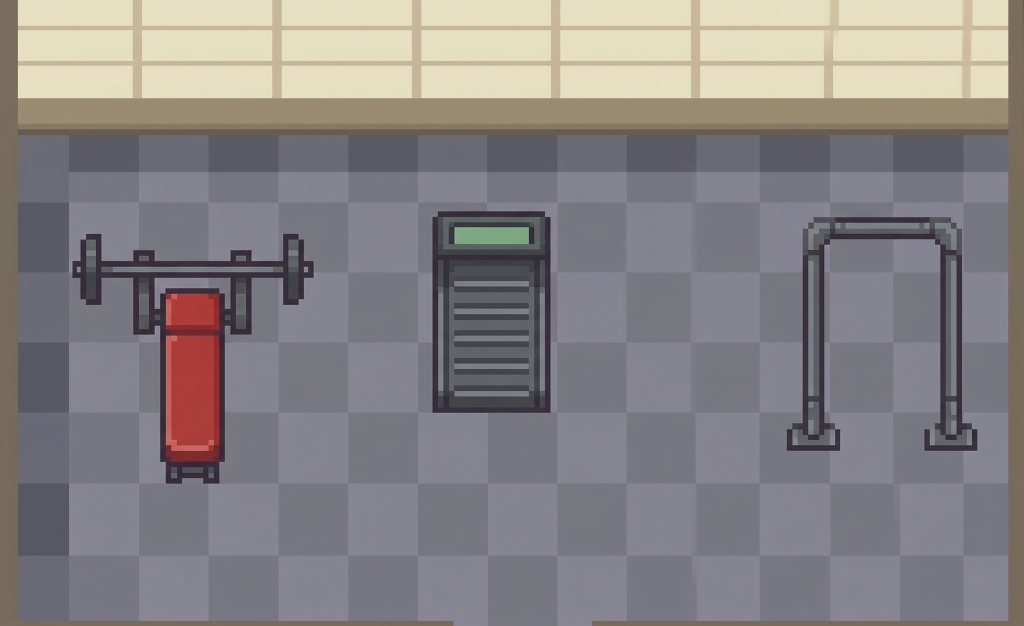
#> input picture engine-main/fernvale-gba/art/recCenterInterior.jpg, 2048 x 1252 px (shown at 1/2 size)
$ python make_gym.py
#> lines starting #> are read from the running program, lines starting #| are printed output that depends on the picture; after the words box and inside, x2 and y2 are one past the last pixel; in counts of white or black regions, pixels touching at a corner belong together
#!/usr/bin/env python3
"""Convert the glass-building gym into GBA mode-4 art and collision."""
from pathlib import Path
from PIL import Image, ImageDraw

ROOT = Path(__file__).resolve().parents[1]
W, H = 240, 160
source = Image.open(ROOT / "art/recCenterInterior.jpg").convert("RGB")
#> source is the input picture: PIL image 2048x1252 RGB; mean R, G, B 136.1, 131.7, 133.4
room = source.resize((W, H), Image.Resampling.LANCZOS)
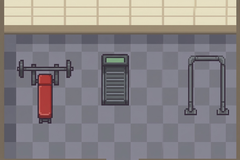
#> room: PIL image 240x160 RGB; mean R, G, B 136.1, 131.7, 133.4

q = room.quantize(colors=252, method=Image.Quantize.MEDIANCUT,
                  dither=Image.Dither.NONE)
base_pal = q.getpalette()[:756]
#> base_pal = 756 values, max 235 at index 0, min 39 at index 754, mean 132.1
base_pal += [0] * (756 - len(base_pal))
pal = base_pal + [24, 63, 57, 247, 236, 203,
                  87, 144, 122, 255, 255, 255]
#> pal = 768 values, max 255 at index 765, min 24 at index 756, mean 132.6
q.putpalette(pal)
q.save(ROOT / "art/glass-gym-interior.png")
(ROOT / "source/gym_pixels.bin").write_bytes(q.tobytes())

# White is solid. The room floor is open and the bottom-center exit is passable.
mask = Image.new("L", (W, H), 255)
#> mask: PIL image 240x160 L; every value is 255
d = ImageDraw.Draw(mask)
d.rectangle((4, 34, 233, 155), fill=0)
d.rectangle((104, 137, 142, 159), fill=0)
for rect in [
    (17, 58, 73, 123),    # weight bench on left
    (99, 52, 128, 105),   # treadmill in center
    (181, 53, 226, 115),  # exercise frame on right
]:
    d.rectangle(rect, fill=255)

small = mask.resize((W // 4, H // 4), Image.Resampling.NEAREST)
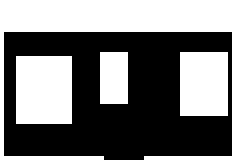
#> small: PIL image 60x40 L (shown 4 times larger); 47.7% white; 4 white regions, box (x1, y1, x2, y2) and area: (0, 0, 60, 40) 623, (4, 14, 18, 31) 238, (45, 13, 57, 29) 192, (25, 13, 32, 26) 91
bits = bytearray((W // 4 * (H // 4) + 7) // 8)
for i, value in enumerate(small.tobytes()):
    if value:
        bits[i // 8] |= 1 << (i % 8)
(ROOT / "source/gym_collision.bin").write_bytes(bits)
mask.save(ROOT / "art/glass-gym-collision.png")
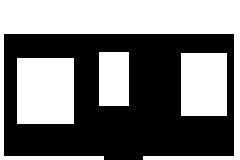
#> saved as glass-gym-collision.png: PIL image 240x160 L; 48.1% white; 4 white regions, box (x1, y1, x2, y2) and area: (0, 0, 240, 160) 10184, (17, 58, 74, 124) 3762, (181, 53, 227, 116) 2898, (99, 52, 129, 106) 1620

palette = [(pal[i] >> 3) | ((pal[i + 1] >> 3) << 5) |
           ((pal[i + 2] >> 3) << 10) for i in range(0, 768, 3)]
#> palette = 256 values, max 32767 at index 255, min 6278 at index 251, mean 16798.6
(ROOT / "source/gym_palette.h").write_text(
    "/* Generated by tools/make_gym.py. */\n"
    f"#define GYM_W {W}\n#define GYM_H {H}\n"
    "static const unsigned short gym_palette[256]={" +
    ",".join(map(str, palette)) + "};\n")
print("Built glass-building gym: 240x160 with authored collision.")

$ run again, with engine-main/fernvale-gba/art/glass-gym-interior-source.png saved as engine-main/fernvale-gba/art/recCenterInterior.jpg
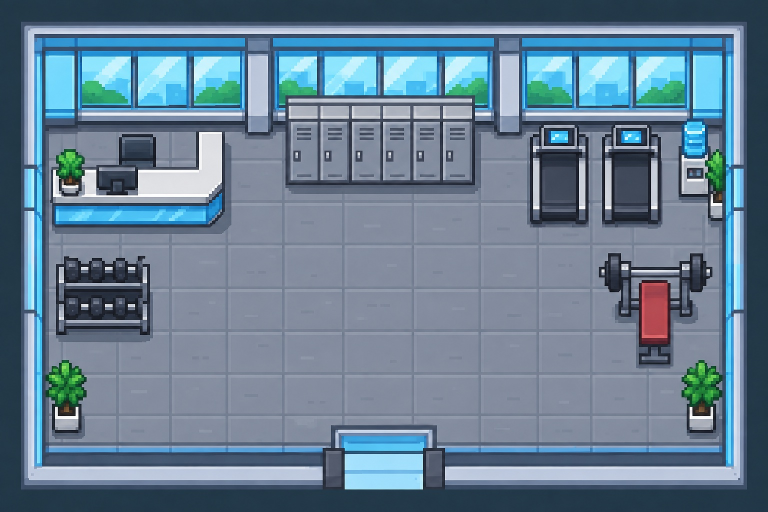
#> input picture engine-main/fernvale-gba/art/glass-gym-interior-source.png, 1536 x 1024 px (shown at 1/2 size)
#> source is the input picture: PIL image 1536x1024 RGB; mean R, G, B 103, 127.3, 147.4
#> `room = source.resize((W, H), Image.Resampling.LANCZOS)`:
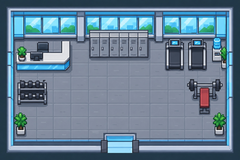
#> room: PIL image 240x160 RGB; mean R, G, B 103, 127.3, 147.3
#> base_pal = 756 values, max 255 at index 44, min 24 at index 687, mean 125.7
#> pal = 768 values, max 255 at index 44, min 24 at index 687, mean 126.3
#> mask: PIL image 240x160 L; every value is 255
#> small: PIL image 60x40 L; 47.7% white; 4 white regions, box (x1, y1, x2, y2) and area: (0, 0, 60, 40) 623, (4, 14, 18, 31) 238, (45, 13, 57, 29) 192, (25, 13, 32, 26) 91
#> palette = 256 values, max 32767 at index 255, min 4195 at index 251, mean 19025.1
